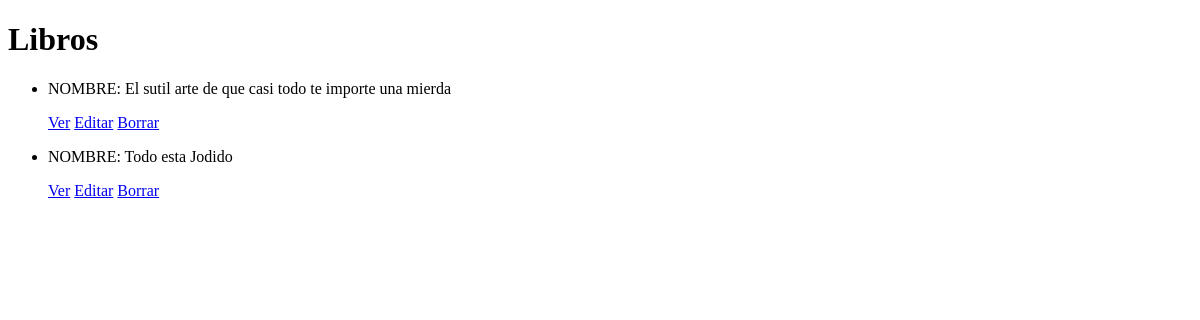
The app's page /AppBiblioCine/libro/list, older data.
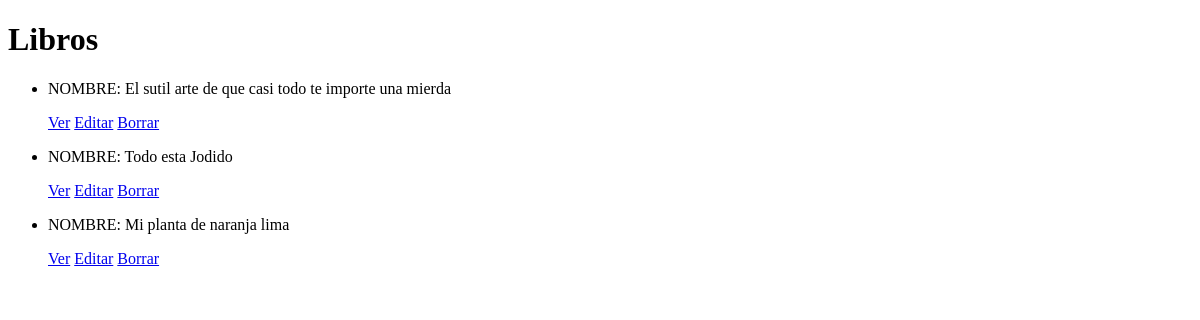
The same page, newer data.
### AppBiblioCine/models.py (models this page shows, shortened)
class Libro(models.Model):
    titulo = models.CharField(max_length=200)
    autor = models.CharField(max_length=100)
    año_publicacion = models.IntegerField()
    editorial = models.CharField(max_length=100)
    sinopsis = models.TextField()
    genero = models.CharField(max_length=150)
    idioma = models.CharField(max_length=50)
    portada = models.ImageField(upload_to='libros/')
    recomendacion = models.TextField(null=True, blank=True)

### AppBiblioCine/views.py (the view)
class LibroList(ListView):
    model = Libro
    template_name='AppBiblioCine/libroList.html'

### templates/AppBiblioCine/libroList.html (shortened to what this page needs)
<!DOCTYPE html>
<html lang="en">
<head>
</head>
<body>
        <h1>Libros</h1>
        <ul>
            {% for libro in object_list %}
                <li>
                    <p>NOMBRE: {{libro.titulo}} </p>
                    <p>
                        <a href="{% url 'DetailLibros' libro.id %}">Ver</a>
                        <a href="{% url 'EditLibros' libro.id %}">Editar</a>
                        <a href="{% url 'DeleteLibros' libro.id %}">Borrar</a>
                    </p>
                </li>
            {% endfor %}
        </ul>
</body>
</html>

Row changes from the older to the newer data that the page shows:
added Libro: titulo "Mi planta de naranja lima"
